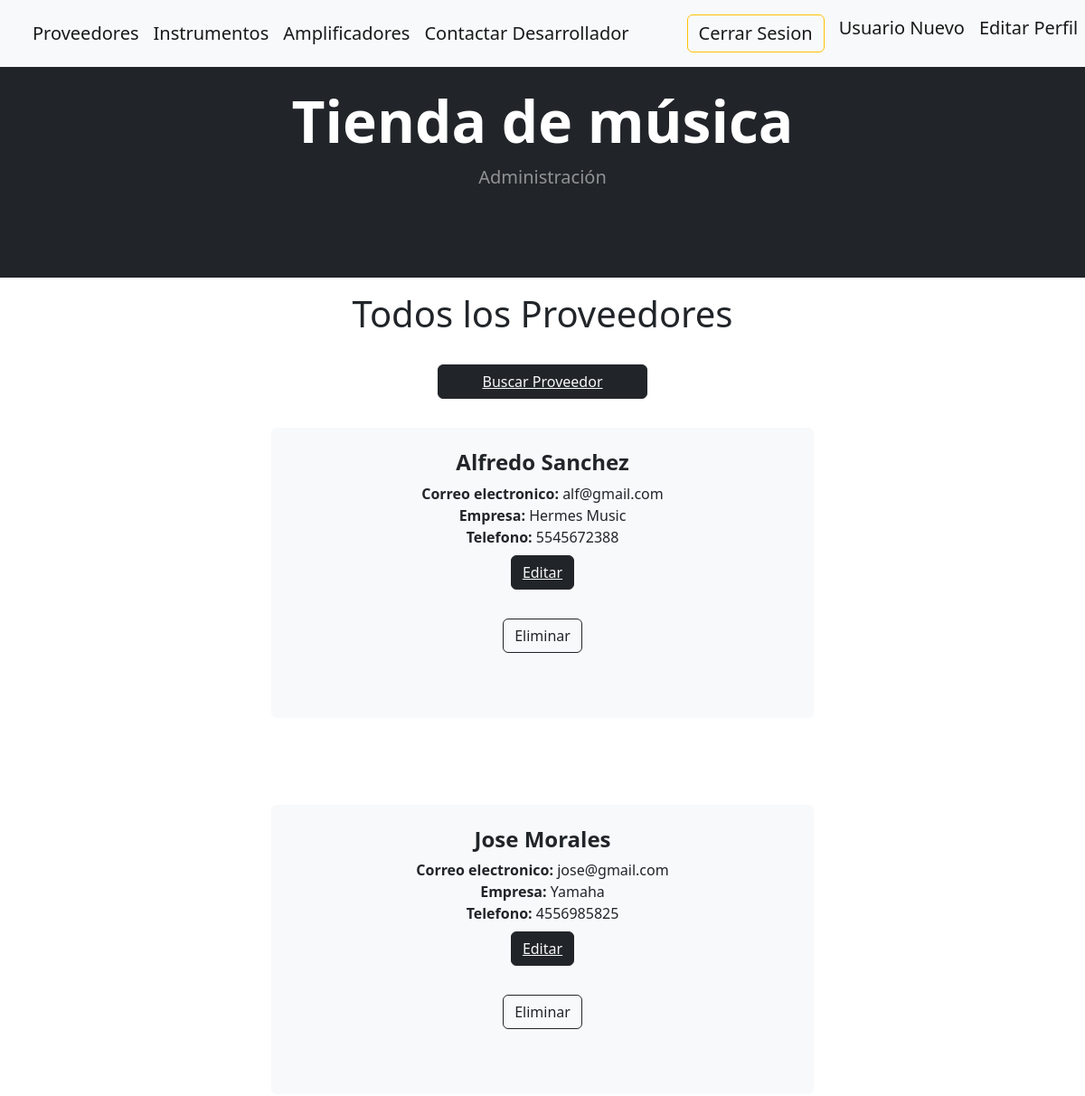
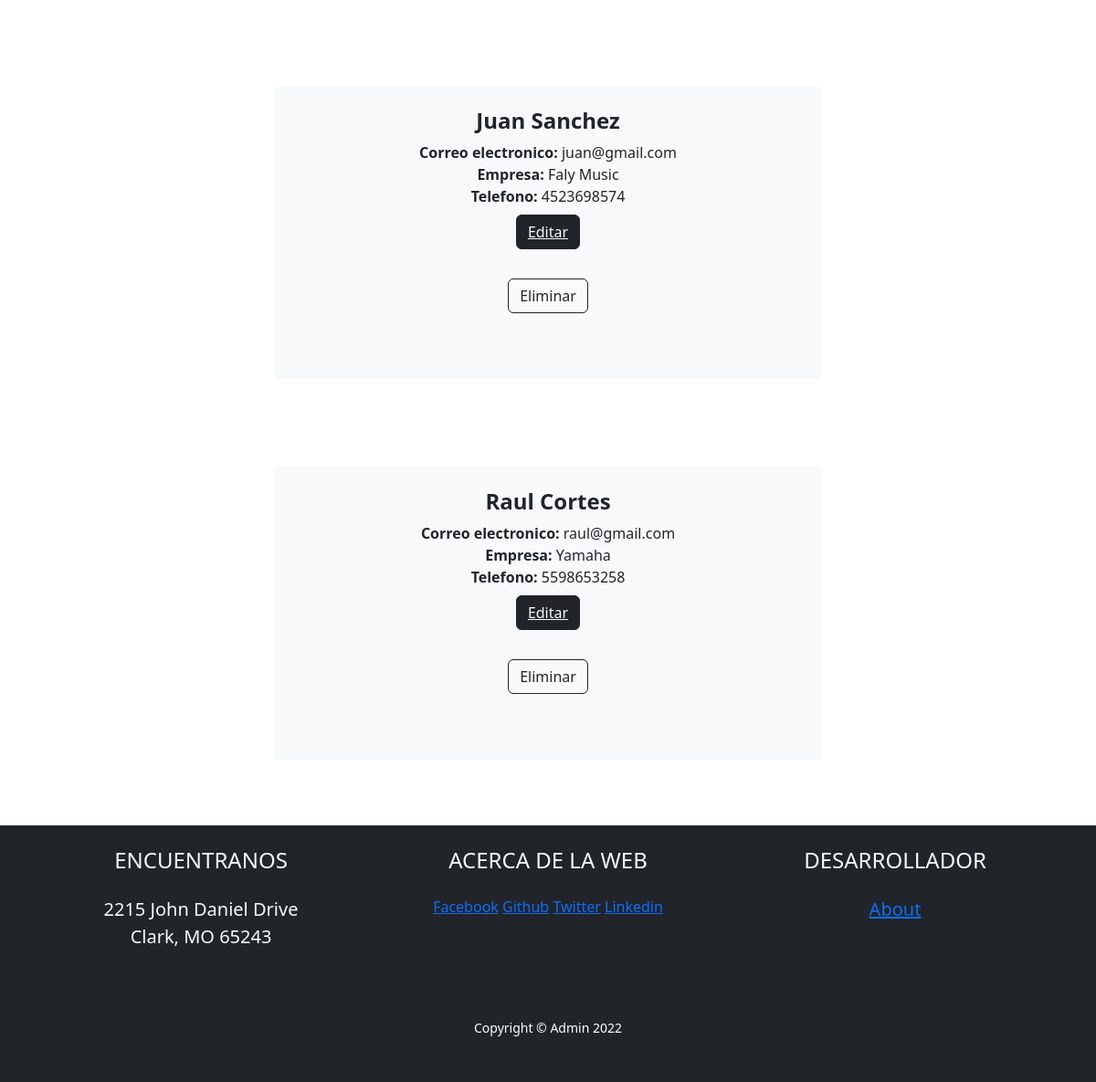
The app's page /app-tienda-musical/proveedor/ (signed in) with its own data (2 pictures, top to bottom).
### AppTiendaMusical/models.py (models this page shows)
class Proveedor(models.Model):
    nombre = models.CharField(max_length=50)
    Apellido = models.CharField(max_length=50)
    email = models.EmailField()
    empresa = models.CharField(max_length=50)
    telefono = models.IntegerField()

### AppTiendaMusical/views.py (the view)
# urls.py: path('proveedor/', proveedor, name="Proveedor"),
@login_required
def proveedor(request):
    lista = Proveedor.objects.all()
    return render(request, "Proveedores.html", {"proveedores": lista})

### AppTiendaMusical/Templates/Proveedores.html (shortened to what this page needs)
{% extends 'Inicio.html' %}
{% load static %}
{% block ListaDeContenidos %}
<h1 style="text-align: center" class="py-3">Todos los Proveedores</h1>
<div class="py-2">
    <center><button class="btn btn-dark mt-auto px-4"><a href="{% url 'BuscarProveedor' %}"class="text-light px-4">Buscar Proveedor</a></button></center>
</div>
{% for proveedor in proveedores %}
<center>
    <div class="col-lg-6 col-xxl-4 mb-5 py-4">
        <div class="card bg-light border-0 h-100">
            <div class="card-body text-center p-4 p-lg-5 pt-0 pt-lg-0">
                <h2 class="fs-4 fw-bold">{{proveedor.nombre}} {{proveedor.Apellido}}</h2>
                <p class="mb-0"><b> Correo electronico:</b> {{proveedor.email}}</p>
                <p class="mb-0"><b> Empresa:</b> {{proveedor.empresa}}</p>
                <p class="mb-0"><b> Telefono:</b> {{proveedor.telefono}}</p>
                <div>
                    <div class="py-2">
                        <center><button class="btn btn-dark mt-auto">
                                <a href="{% url 'EditarProveedor' proveedor.id %}"
                                    class="text-light">Editar</a></button>
                        </center>
                    </div>
                </div>
                <form action="{% url 'EliminarProveedor' proveedor.id %}" method="POST">{% csrf_token %}
                    <div class="py-4">
                        <center><button class="btn btn-outline-dark mt-auto" type="submit">Eliminar</button></center>
                    </div>
                </form>
            </div>
        </div>
    </div>
</center>
{% endfor %}
{% endblock ListaDeContenidos %}

### records on screen
Proveedor: nombre "Alfredo", Apellido "Sanchez", email "alf@gmail.com", empresa "Hermes Music", telefono "5545672388"
Proveedor: nombre "Jose", Apellido "Morales", email "jose@gmail.com", empresa "Yamaha", telefono "4556985825"
Proveedor: nombre "Juan", Apellido "Sanchez", email "juan@gmail.com", empresa "Faly Music", telefono "4523698574"
Proveedor: nombre "Raul", Apellido "Cortes", email "raul@gmail.com", empresa "Yamaha", telefono "5598653258"
